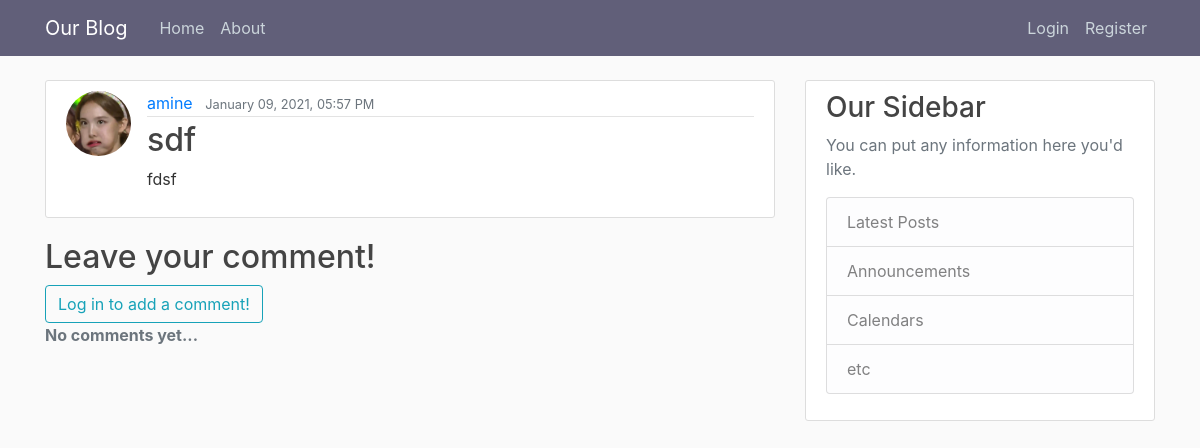
The app's page /post/4/ with its own data.
### blog/models.py (models this page shows, shortened)
class Post(models.Model):
	title = models.CharField(max_length=100)
	content = models.TextField()
	date_posted = models.DateTimeField(default=timezone.now)
	author = models.ForeignKey(User, on_delete=models.CASCADE)

### users/models.py (models this page shows, shortened)
class Profile(models.Model):
    user = models.OneToOneField(User, on_delete=models.CASCADE)  # cascade: if user is deleted, delete the profile
    image = models.ImageField(default='default.jpg', upload_to='profile_pics')

### blog/views.py (the view, shortened to what this page needs)
# urls.py: path('post/<int:pk>/', PostDetailView.as_view(), name='post-detail'),
class PostDetailView(DetailView):
    model = Post
    def get_context_data(self, **kwargs):
        data = super().get_context_data(**kwargs)
        comments_connected = Comment.objects.filter(blogpost_connected=self.get_object()).order_by('-date_posted')
        data['comments'] = comments_connected
        if self.request.user.is_authenticated:
            data['comment_form'] = NewCommentForm(instance=self.request.user)
        return data

### blog/templates/blog/post_detail.html (shortened to what this page needs)
{% extends "blog/base.html" %}
{% load crispy_forms_tags %}
{% block content %}
	<article class="media content-section">
	  <img class="rounded-circle article-img" src="{{ object.author.profile.image.url }}">
	  <div class="media-body">
		<div class="article-metadata">
		  <a class="mr-2" href="#">{{ object.author }}</a>
		  <small class="text-muted">{{ object.date_posted|date:"F d, Y, h:i A" }}</small>
		</div>
		<h2 class="article-title">{{ object.title }}</h2>
		<p class="article-content">{{ object.content }}</p>
	  </div>
	</article>
	<h2>Leave your comment!</h2>
	<div id="comments-section">
		{% if user.is_authenticated %}
		<form method="POST">
			{% csrf_token %}
			<fieldset class="form-group">
                {{ comment_form|crispy }}
			</fieldset>
			<div class="form-group">
                <button class="btn btn-outline-info" type="submit">Add Comment</button>
            </div>
		</form>
		{% else %}
		<a class="btn btn-outline-info" href="{% url 'login' %}?next={{request.path}}">Log in to add a comment!</a><br>
		{% endif %}
		{% if comments %}
		  <strong class="text-secondary">{{ object.number_of_comments }} Comment{{ object.number_of_comments|pluralize }}</strong>
		  <hr>
		  <ul>
			{% for comment in comments %}
			<li>
			 <div>
				<span>
				  <strong class="text-info">{{ comment.author }} </strong>
				  <small class="text-muted">{{ comment.date_posted }}</small>
				</span>
				<p>
				  {{ comment.content|safe }}
				</p>
			  </div>
			</li>
			{% endfor %}
		  </ul>
		  {% else %}
			<strong class="text-secondary">No comments yet...</strong>
		  {% endif %}
	</div>
{% endblock content %}

### blog/static/blog/main.css (style rules this page uses)
body { background: #fafafa; color: #333333; margin-top: 5rem; }
h1, h2, h3, h4, h5, h6 { color: #444444; }
.content-section { background: #ffffff; padding: 10px 20px; border: 1px solid #dddddd; border-radius: 3px; margin-bottom: 20px; }
.article-title { color: #444444; }
.article-content { white-space: pre-line; }
.article-img { height: 65px; width: 65px; margin-right: 16px; }
.article-metadata { padding-bottom: 1px; margin-bottom: 4px; border-bottom: 1px solid #e3e3e3 }

### records on screen
Post: author.profile.image (picture), author "amine", date_posted "January 09, 2021, 05:57 PM", title "sdf", content "fdsf"
